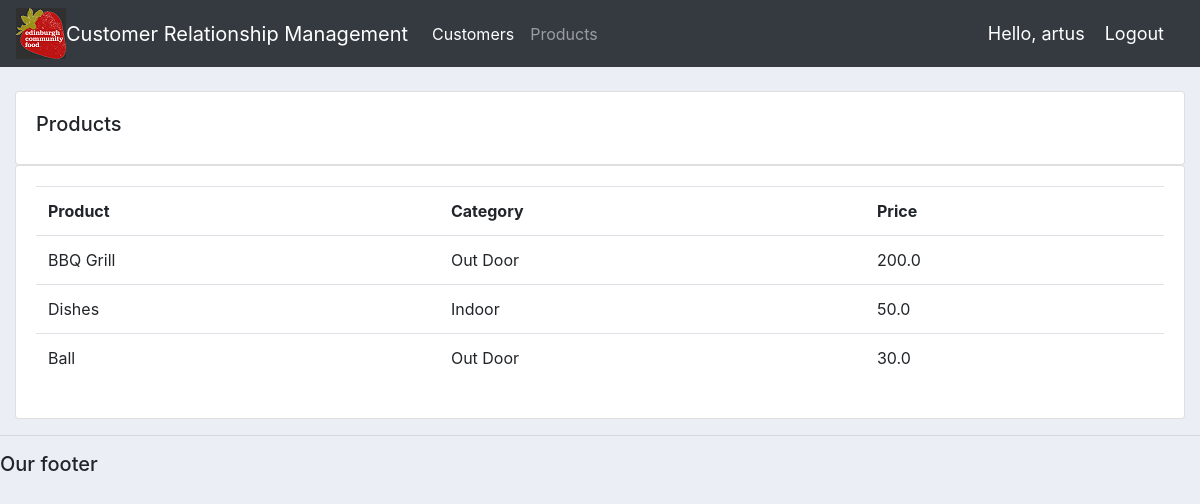
Screenshot of /products/ (signed in) with the database file from the repository.
### accounts/models.py (models this page shows, shortened)
class Product(models.Model):
        CATEGORY = (
                ('Indoor', 'Indoor'),
                ('Out Door', 'Out Door'),
                )
        name = models.CharField(max_length=200, null=True)
        price = models.FloatField(null=True)
        category = models.CharField(max_length=200, null=True, choices=CATEGORY)
        description = models.CharField(max_length=200, null=True, blank=True)
        date_created = models.DateTimeField(auto_now_add=True, null=True)
        tags = models.ManyToManyField(Tag)

### accounts/decorators.py (the view)
		def wrapper_func(request, *args, **kwargs):
			group = None
			if request.user.groups.exists():
				group = request.user.groups.all()[0].name
			if group in allowed_roles:
				return view_func(request, *args, **kwargs)
			else:
				return HttpResponse('You are not authorized to view this page')

### accounts/views.py (called while the page is built)
@login_required(login_url='login')
@allowed_users(allowed_roles=['admin'])
def products(request):
    products = Product.objects.all()
    return render(request, 'accounts/products.html', {'products':products})

### accounts/templates/accounts/products.html
{%  extends 'accounts/main.html' %}
{% block content %}
		<br>
		<div class="row">
			<div class="col-md">
				<div class="card card-body">
					<h5>Products</h5>
				</div>
				<div class="card card-body">
					<table class="table">
						<tr>
							<th>Product</th>
							<th>Category</th>
							<th>Price</th>
						</tr>
						{% for i in products %}
							<tr>
							<td>{{i.name}}</td>
							<td>{{i.category}}</td>
							<td>{{i.price}}</td>
							</tr>
						{% endfor %}
					</table>
				</div>
			</div>
		</div>
{% endblock content %}

### accounts/templates/accounts/navbar.html (shortened to what this page needs)
{% load static %}
<nav class="navbar navbar-expand-lg navbar-dark bg-dark">
  <img src="{% static 'images/ECF_logo3.png' %}">
    <a class="navbar-brand" href="#">Customer Relationship Management</a>
    <div class="collapse navbar-collapse" id="navbarNav">
      <ul class="navbar-nav">
        {% if request.user.is_staff %}
        <li class="nav-item active">
          <a class="nav-link" href="{% url 'home' %}">Customers</a>
        </li>
        <li class="nav-item">
          <a class="nav-link" href="{% url 'products' %}">Products</a>
        </li>
        {% else %}
        <li class="nav-item">
          <a class="nav-link" href="{% url 'account' %}">Settings</a>
        </li>
        {% endif %}
      </ul>
    </div>
    <span class="hello-msg">Hello, {{request.user}} </span>
    <span><a class="hello-msg" href="{% url 'logout' %}">Logout</a></span>
  </nav>

### static/css/main.css (style rules this page uses)
body { background-color: #ebeff5; }

### accounts/templates/accounts/navbar.html (style rules this page uses)
.hello-msg { font-size: 18px; color: #fff; margin-right: 20px; }

### rows the page displays
Product: name "BBQ Grill", category "Out Door", price "200.0"
Product: name "Dishes", category "Indoor", price "50.0"
Product: name "Ball", category "Out Door", price "30.0"

### other values shown
{{ request.user }} "artus"
